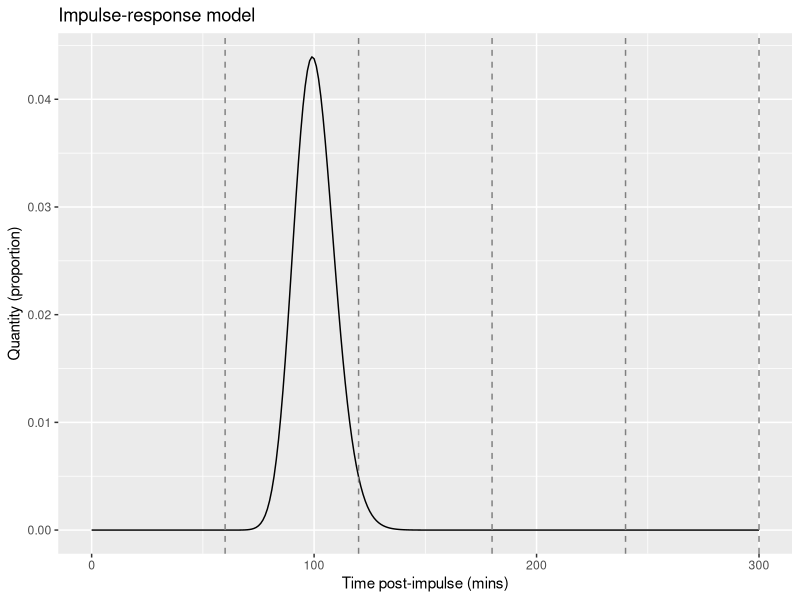
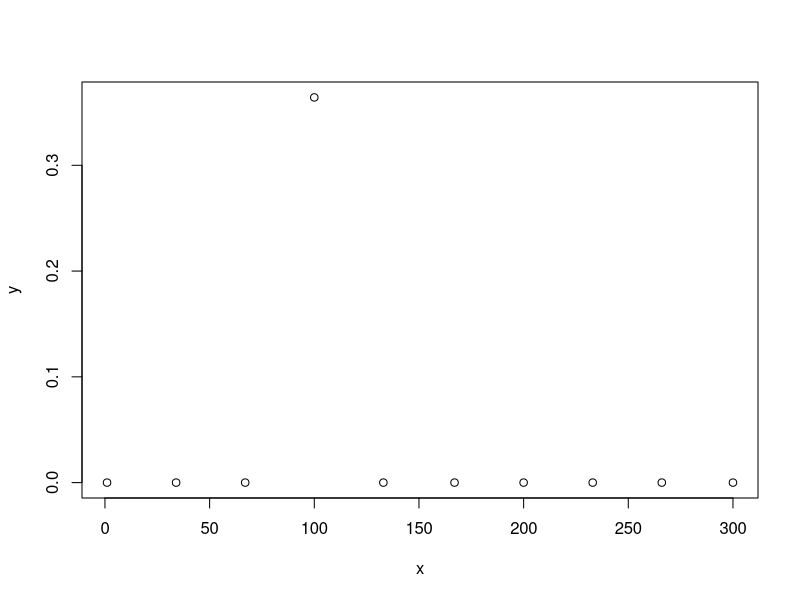
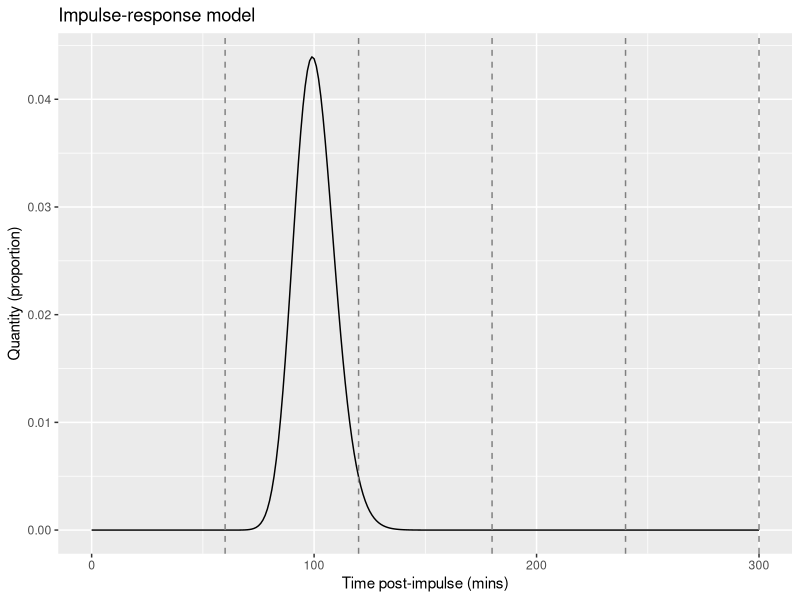

Write R code to recreate these figures, in order.
# aim: to trial a experiment for estimating,
# 1) the residence time for specific sampling points (alpha) (minutes)
# 2) the percentage recovery (rho)

# ** Brief description of model **
# - Assuming a impulse-response model...
# - an amount (impulse) is deposited in the sewer network, upstream
# - this is then detected downstream, as a response
# - the response is assumed to take the form of a Gaussian distribution,
# - with mean "alpha" and variance "alpha_v"

# assumptions in the model...
# we know the residence time (alpha), assume minutes
# the recovery is 1.00
# the distribution of alpha is normal

setwd("~/Documents/GitHub/ww-spiking-expment-1")

library(ggplot2)

# Assumptions of the impulse
impulse <- 1
alpha <- 100
alpha_v <- 1.2
t_max <- 60*5

# assumptions for the sampling
samp <- 10 # maximum number of samples
samp_dur <- 1 # duration of the sampling

# simple plot of normal dist
# ty - the distribution of impulse once deposited, asssuming a average post-impulse time of alpha

t <- seq(0,t_max,1)
ty <- dlnorm(t,log(alpha),sd=log(sqrt(alpha_v)))

dat <- data.frame(t,ty)

p1 <- ggplot(dat,aes(x=t,y=ty)) + geom_line() + 
  geom_vline(xintercept = seq(60,t_max,60),lty=2,col="grey50") +
  labs(title="Impulse-response model",x ="Time post-impulse (mins)", y = "Quantity (proportion)")
p1

ggsave("impulse_response.png",p1,height=5,width=6)

# so let's optimistically hope that all the tracer will be shed within about 1 hour
# - this corresponds to about alpha_v = 50


# 1 - simulate our output response
# - simulate our data collection (x)
x <- floor(seq(1,t_max,length.out=samp))

# here we want to have a value of the impulse that will be present in
# the sample...
# this is going to be complicated because,
# - time is continuous! (or split into segments)
# - diluation is going to happen in the water and we
#   need to account for this!
y <- dnorm(x,alpha,sd=sqrt(alpha_v))

plot(x,y)

# estimate the values of alpha from this data
# using MoM...
# using the equation in the paper..

# I'm not sure if the dnorm should be used above, or something else?
#e_hat <- y / *integral of y*
# https://stat.ethz.ch/R-manual/R-devel/library/stats/html/ecdf.html  
  x <- rnorm(12)
Fn <- ecdf(x)
